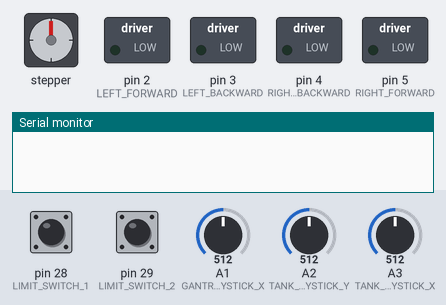
Recording of a sketch running on a simulated Arduino Mega 2560, built with avr-gcc and run on an emulated ATmega2560. Shown: stepper motor, switched loads named in the sketch (green lamp = pin HIGH), the last lines printed to the serial monitor. Wiring (inferred from the names in the program): stepper motor driver (200 steps per turn assumed): step pin 24; direction pin 23; enable pin 22. The test bench sets the inputs (shaded band); at power-on: pin 28 (LIMIT_SWITCH_1) HIGH, pin 29 (LIMIT_SWITCH_2) HIGH, A1 (GANTRY_JOYSTICK_X) = 512, A2 (TANK_JOYSTICK_Y) = 512, A3 (TANK_JOYSTICK_X) = 512. Pins used as bus, display or sensor lines are not drawn.

Above: at 0.1 s.
At 1.3 s:
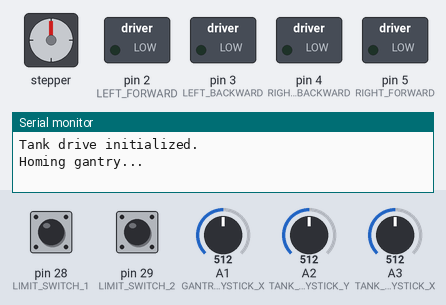
1.4 s: pin 28 (LIMIT_SWITCH_1) pulled LOW for 0.15 s
4.5 s: pin 29 (LIMIT_SWITCH_2) pulled LOW for 0.15 s
At 6.5 s:
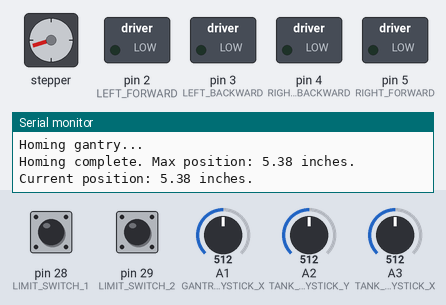
Timing chart, 0 to 8.0 s (numbered marks = the images above; inputs shaded):
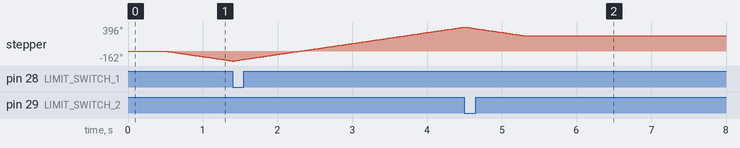

The sketch:

joystick_control.ino
```cpp
#include <Arduino.h>

// Joystick pins
#define GANTRY_JOYSTICK_Y A0
#define GANTRY_JOYSTICK_X A1
#define TANK_JOYSTICK_Y A2
#define TANK_JOYSTICK_X A3

// Stepper motor control pins
#define GANTRY_EN 22
#define GANTRY_DIR 23
#define GANTRY_STP 24
#define LIMIT_SWITCH_1 28
#define LIMIT_SWITCH_2 29

// Tank drive control pins
#define RIGHT_FORWARD 5
#define RIGHT_BACKWARD 4
#define LEFT_FORWARD 2
#define LEFT_BACKWARD 3

// Stepper motor constants
#define SLOW_SPEED 5000
#define FAST_SPEED 2000

const float IN_PER_STEP = 0.025; // Estimated distance per step (TODO: measure this and update)

float currentPos = 0; // Inches
float minPos = 0;     // Inches
float maxPos = 0;     // Inches

// Move the stepper motor a certain number of steps (positive or negative)
void gantryMove(int steps, int speed = FAST_SPEED)
{
    digitalWrite(GANTRY_DIR, (steps > 0) ? HIGH : LOW);
    for (int i = 0; i < abs(steps); i++)
    {
        // Check for limit switch press
        if (digitalRead(LIMIT_SWITCH_1) == LOW || digitalRead(LIMIT_SWITCH_2) == LOW)
        {
            Serial.println("Error: Limit switch pressed.");
            return;
        }
        // Check for soft limits
        float nextPos = currentPos + IN_PER_STEP * (steps > 0 ? 1 : -1);
        if (nextPos < minPos || nextPos > maxPos)
        {
            Serial.println("Error: Soft limits exceeded.");
            return;
        }

        // Move the stepper motor
        digitalWrite(GANTRY_STP, HIGH);
        delayMicroseconds(speed);
        digitalWrite(GANTRY_STP, LOW);
        delayMicroseconds(speed);

        // Only update the position if the move was actually executed
        currentPos = nextPos;
    }
}

void gantryGoTo(float targetPos)
{
    if (targetPos < 0 || targetPos > maxPos)
    {
        Serial.println("Error: Target position out of bounds.");
        return;
    }
    int steps = int((targetPos - currentPos) / IN_PER_STEP);
    gantryMove(steps);
    delayMicroseconds(100);
}

void homeGantry()
{
    // Move in the negative direction until the limit switch is pressed
    digitalWrite(GANTRY_DIR, LOW);
    while (digitalRead(LIMIT_SWITCH_1) == HIGH)
    {
        digitalWrite(GANTRY_STP, HIGH);
        delayMicroseconds(SLOW_SPEED);
        digitalWrite(GANTRY_STP, LOW);
        delayMicroseconds(SLOW_SPEED);
    }
    delayMicroseconds(100);

    // Move back until the limit switch is no longer pressed
    digitalWrite(GANTRY_DIR, HIGH);
    while (digitalRead(LIMIT_SWITCH_1) == LOW)
    {
        digitalWrite(GANTRY_STP, HIGH);
        delayMicroseconds(SLOW_SPEED);
        digitalWrite(GANTRY_STP, LOW);
        delayMicroseconds(SLOW_SPEED);
    }
    delayMicroseconds(100);

    currentPos = 0;

    // Move in the positive direction until the limit switch is pressed
    digitalWrite(GANTRY_DIR, HIGH);
    while (digitalRead(LIMIT_SWITCH_2) == HIGH)
    {
        digitalWrite(GANTRY_STP, HIGH);
        delayMicroseconds(SLOW_SPEED);
        digitalWrite(GANTRY_STP, LOW);
        delayMicroseconds(SLOW_SPEED);
        currentPos += IN_PER_STEP;
    }
    delayMicroseconds(100);

    // Set 2 inch soft limits
    maxPos = currentPos - 2;
    minPos = 2;

    // Move back until outside the soft limits
    digitalWrite(GANTRY_DIR, LOW);
    while (currentPos > maxPos)
    {
        digitalWrite(GANTRY_STP, HIGH);
        delayMicroseconds(SLOW_SPEED);
        digitalWrite(GANTRY_STP, LOW);
        delayMicroseconds(SLOW_SPEED);
        currentPos -= IN_PER_STEP;
    }
    delayMicroseconds(100);
}

void maybeMoveGantry()
{
    // Continuously read the joystick and move the gantry while the joystick is outside the deadzone
    // This function is blocking when the joystick is outside the deadzone
    // TODO: add threads to make this non-blocking to enable gantry movement while driving
    while (true) {
        int x = analogRead(GANTRY_JOYSTICK_X);
        int xNormalized = map(x, 0, 1023, -100, 100);

        // Set deadzone
        if (abs(xNormalized) < 10)
        {
            return;
        }

        int stepDelay = map(abs(xNormalized), 0, 100, 5000, 1500);
        Serial.println("Step delay: " + String(stepDelay));

        // Move the gantry
        int stepsPerLoop = 5;
        gantryMove(xNormalized > 0 ? stepsPerLoop : -stepsPerLoop, stepDelay);
    }
}

void maybeMoveTankDrive()
{
    // Continuously read the joystick and move the tank drive while the joystick is outside the deadzone
    // This function is blocking when the joystick is outside the deadzone

    while (true) {
        int x = analogRead(TANK_JOYSTICK_X);
        int y = analogRead(TANK_JOYSTICK_Y);
        float xNormalized = map(x, 0, 1023, -100, 100) / 100.0;
        float yNormalized = map(y, 0, 1023, -100, 100) / 100.0;

        // Set deadzone per axis
        if (abs(xNormalized) < 0.1)
        {
            xNormalized = 0.0;
        }
        if (abs(yNormalized) < 0.1)
        {
            yNormalized = 0.0;
        }

        // Escape if both axes are in the deadzone
        if (xNormalized == 0.0 && yNormalized == 0.0)
        {
            analogWrite(RIGHT_FORWARD, 0);
            analogWrite(RIGHT_BACKWARD, 0);
            analogWrite(LEFT_FORWARD, 0);
            analogWrite(LEFT_BACKWARD, 0);
            return;
        }

        // Get speed values
        // Funny enough, the transformation from (x,y) to (L,R) is a 45 degree rotation
        float speedLimit = 0.6;
        float leftSpeed = (yNormalized + xNormalized) * (255 / 2) * speedLimit;
        float rightSpeed = (yNormalized - xNormalized) * (255 / 2) * speedLimit;

        // Move the tank drive
        if (rightSpeed > 0.0)
        {
            analogWrite(RIGHT_FORWARD, rightSpeed);
            analogWrite(RIGHT_BACKWARD, 0);
        }
        else if (rightSpeed < 0.0)
        {
            analogWrite(RIGHT_BACKWARD, -rightSpeed);
            analogWrite(RIGHT_FORWARD, 0);
        }
        else
        {
            analogWrite(RIGHT_FORWARD, 0);
            analogWrite(RIGHT_BACKWARD, 0);
        }

        if (leftSpeed > 0.0)
        {
            analogWrite(LEFT_FORWARD, leftSpeed);
            analogWrite(LEFT_BACKWARD, 0);
        }
        else if (leftSpeed < 0.0)
        {
            analogWrite(LEFT_BACKWARD, -leftSpeed);
            analogWrite(LEFT_FORWARD, 0);
        }
        else
        {
            analogWrite(LEFT_FORWARD, 0);
            analogWrite(LEFT_BACKWARD, 0);
        }
    }
}

void initializeGantry()
{
    pinMode(GANTRY_DIR, OUTPUT);
    pinMode(GANTRY_STP, OUTPUT);
    pinMode(GANTRY_EN, OUTPUT);
    pinMode(LIMIT_SWITCH_1, INPUT_PULLUP);
    pinMode(LIMIT_SWITCH_2, INPUT_PULLUP);
    pinMode(GANTRY_JOYSTICK_X, INPUT);
    pinMode(GANTRY_JOYSTICK_Y, INPUT);

    digitalWrite(GANTRY_EN, LOW);

    // Home the gantry
    Serial.println("Homing gantry...");
    homeGantry();
    Serial.println("Homing complete. Max position: " + String(maxPos) + " inches. Current position: " + String(currentPos) + " inches.");
}

void initializeTankDrive()
{
    pinMode(RIGHT_FORWARD, OUTPUT);
    pinMode(RIGHT_BACKWARD, OUTPUT);
    pinMode(LEFT_FORWARD, OUTPUT);
    pinMode(LEFT_BACKWARD, OUTPUT);

    digitalWrite(RIGHT_FORWARD, LOW);
    digitalWrite(RIGHT_BACKWARD, LOW);
    digitalWrite(LEFT_FORWARD, LOW);
    digitalWrite(LEFT_BACKWARD, LOW);

    pinMode(TANK_JOYSTICK_X, INPUT);
    pinMode(TANK_JOYSTICK_Y, INPUT);

    Serial.println("Tank drive initialized.");
}

void setup()
{
    Serial.begin(115200);
    delay(500);
    initializeTankDrive();
    initializeGantry();
}

void loop()
{
    maybeMoveTankDrive();
    maybeMoveGantry();
    delay(100);
}
```
